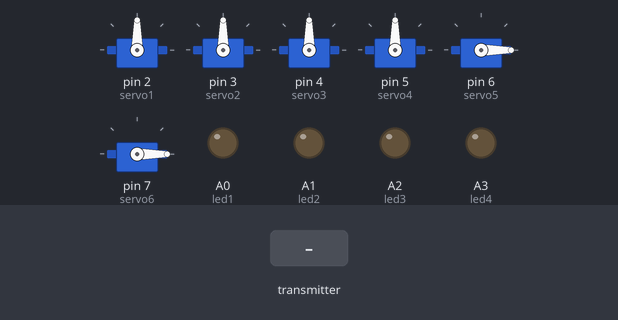
Bench run of a sketch on a simulated Arduino Uno, built with avr-gcc and run on an emulated ATmega328P. Shown: 6 × servo, output pins drawn as LEDs (lit = HIGH). The inputs (shaded band) are chosen by the test bench. No radio packets arrive unless stated.

Above: at 1.2 s.
1.3 s: the transmitter starts sending lxAxisValue = 0
At 2.5 s:
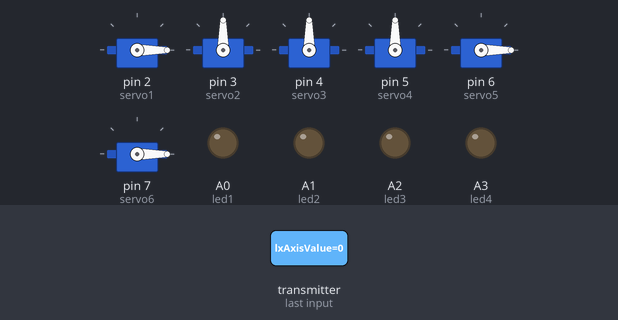
2.8 s: the transmitter starts sending lyAxisValue = 0
At 3.7 s:
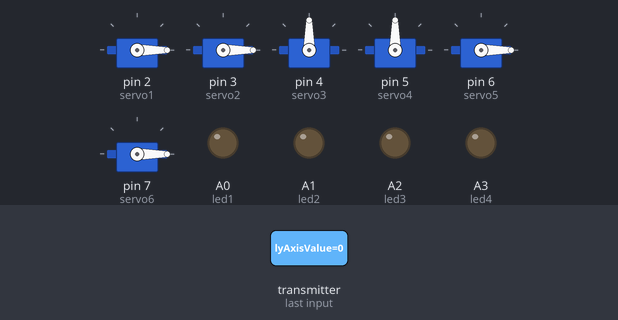
4.3 s: the transmitter starts sending rxAxisValue = 0
At 4.9 s:
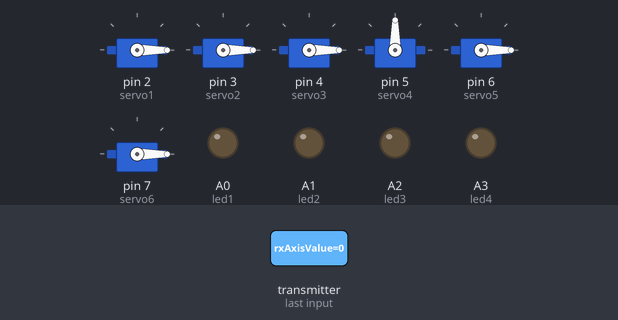
5.8 s: the transmitter starts sending ryAxisValue = 0
At 7.1 s:
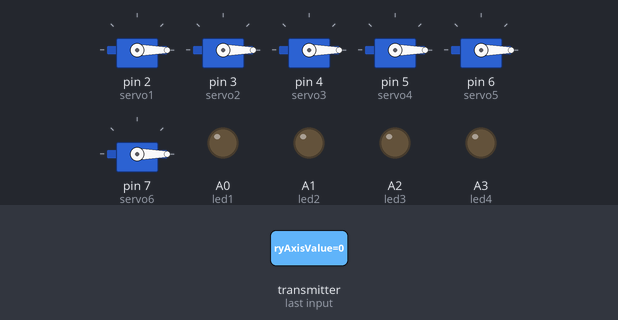
Timing chart, 0 to 8.3 s (numbered marks = the images above; inputs shaded):
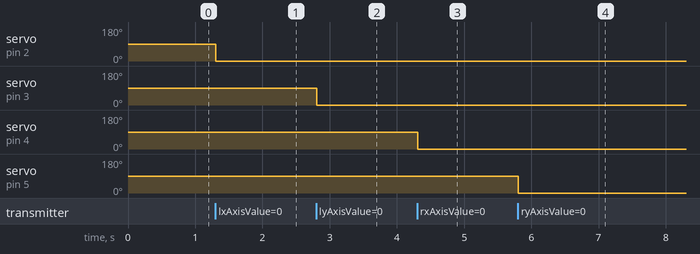

Measured:
- after the input at 1.3 s, servo on pin 2 (servo1): 90° → 0° at once
- after the input at 2.8 s, servo on pin 3 (servo2): 90° → 0° at once
- after the input at 4.3 s, servo on pin 4 (servo3): 90° → 0° at once
- after the input at 5.8 s, servo on pin 5 (servo4): 90° → 0° at once

The sketch:

Athenna_Reciever_code.ino
```cpp
//by Ishan Jain
//subscribe to TheIshanJain
#include <SPI.h>
#include <nRF24L01.h>
#include <RF24.h>
#include <Servo.h>

#define SIGNAL_TIMEOUT 500  // This is signal timeout in milli seconds. We will reset the data if no signal

const uint64_t pipeIn = 0xF9E8F0F0E1LL;
RF24 radio(8, 9); //ce csn
unsigned long lastRecvTime = 0;

struct PacketData
{
  byte lxAxisValue;
  byte lyAxisValue;
  byte rxAxisValue;
  byte ryAxisValue;
  byte lPotValue;
  byte rPotValue;
  byte switch1Value;
  byte switch2Value;
  byte switch3Value;
  byte switch4Value;
};
PacketData receiverData;

Servo servo1;     //Pin D2
Servo servo2;     //Pin D3
Servo servo3;     //Pin D4
Servo servo4;     //Pin D5
Servo servo5;     //Pin D6
Servo servo6;     //Pin D7
int   led1 = A0;
int   led2 = A1;
int   led3 = A2;
int   led4 = A3;

//Assign default input received values
void setInputDefaultValues()
{
  // The middle position for joystick. (254/2=127)
  receiverData.lxAxisValue = 127;
  receiverData.lyAxisValue = 127;
  receiverData.rxAxisValue = 127;
  receiverData.ryAxisValue = 127;
  receiverData.lPotValue = 0;
  receiverData.rPotValue = 0;
  receiverData.switch1Value = LOW;
  receiverData.switch2Value = LOW;
  receiverData.switch3Value = LOW;
  receiverData.switch4Value = LOW;
}

void mapAndWriteValues()
{
  servo1.write(map(receiverData.lxAxisValue, 0, 254, 0, 180));
  servo2.write(map(receiverData.lyAxisValue, 0, 254, 0, 180));
  servo3.write(map(receiverData.rxAxisValue, 0, 254, 0, 180));
  servo4.write(map(receiverData.ryAxisValue, 0, 254, 0, 180));
  servo5.write(map(receiverData.lPotValue, 0, 254, 0, 180));
  servo6.write(map(receiverData.rPotValue, 0, 254, 0, 180));

  digitalWrite(led1, receiverData.switch1Value);
  digitalWrite(led2, receiverData.switch2Value);
  digitalWrite(led3, receiverData.switch3Value);
  digitalWrite(led4, receiverData.switch4Value);
}

void setup()
{
  radio.begin();
  radio.setDataRate(RF24_250KBPS);
  radio.openReadingPipe(1,pipeIn);
  radio.startListening(); //start the radio receiver

  servo1.attach(2);
  servo2.attach(3);
  servo3.attach(4);
  servo4.attach(5);
  servo5.attach(6);
  servo6.attach(7);
  pinMode(led1, OUTPUT);
  pinMode(led2, OUTPUT);
  pinMode(led3, OUTPUT);
  pinMode(led4, OUTPUT);

  setInputDefaultValues();
  mapAndWriteValues();
}

void loop()
{
  // Check if RF is connected and packet is available
  if(radio.isChipConnected() && radio.available())
  {
    radio.read(&receiverData, sizeof(PacketData));
    lastRecvTime = millis();
  }
  else
  {
    //Check Signal lost.
    unsigned long now = millis();
    if ( now - lastRecvTime > SIGNAL_TIMEOUT )
    {
      setInputDefaultValues();
    }
  }
  mapAndWriteValues();
}
```
